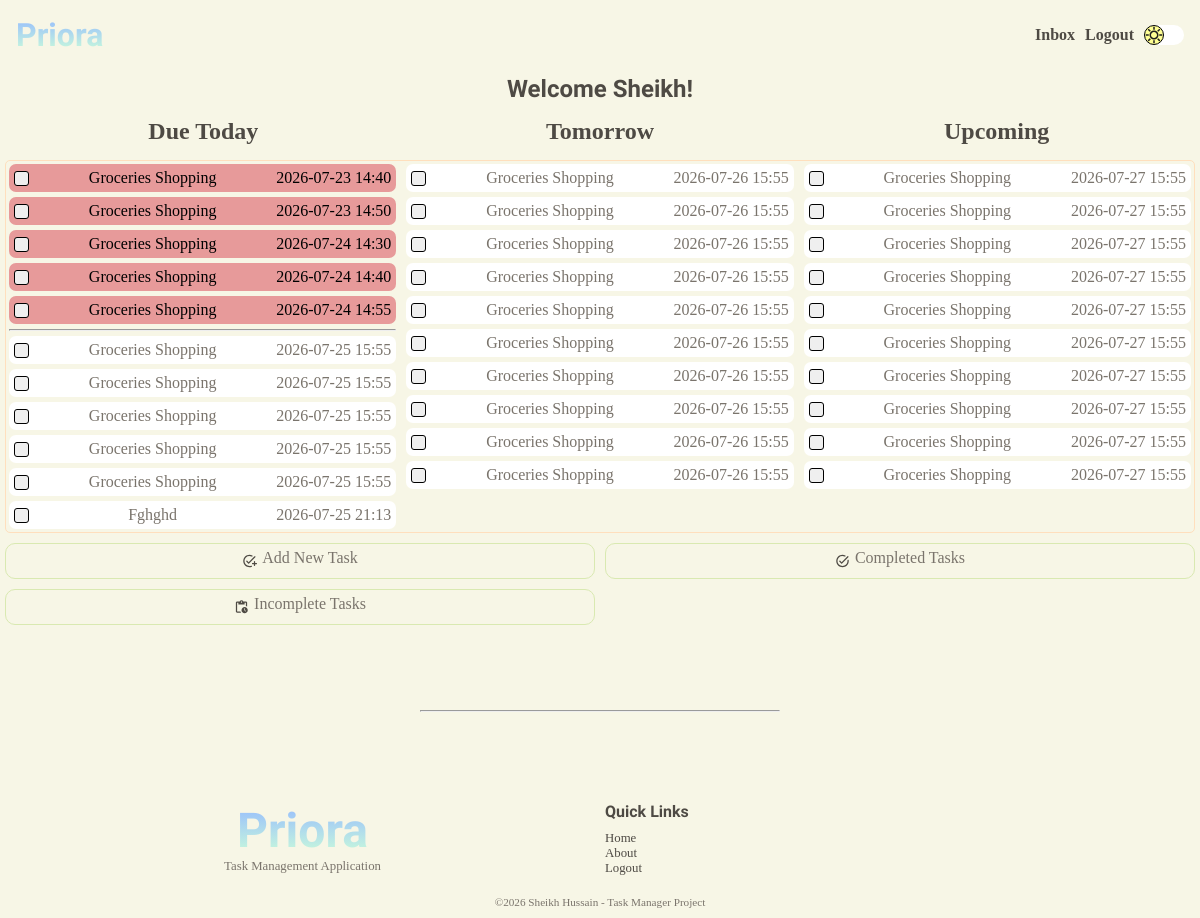
The page /user/home (signed in) on the database as committed earlier.
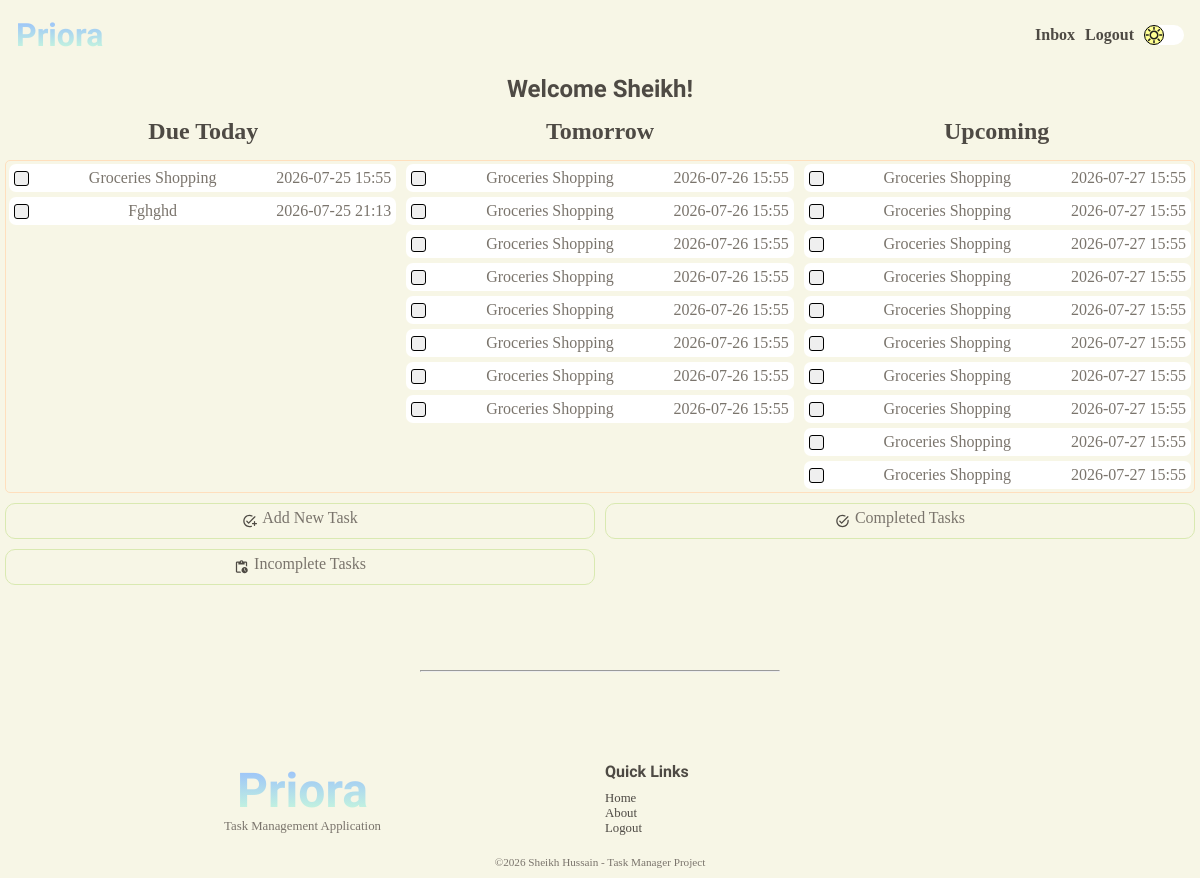
The same page on the database as committed later.
### tables this page shows
CREATE TABLE "tasks" (
                            "task_id"	INTEGER NOT NULL UNIQUE,
                            "user_id"	INTEGER NOT NULL,
                            "title"	TEXT NOT NULL,
                            "description"	TEXT NOT NULL,
                            "due_date"	TEXT NOT NULL,
                            "due_time"	TEXT NOT NULL,
                            "completion_date"	TEXT,
                            "completion_time"	TEXT,
                            "completed"	INTEGER NOT NULL DEFAULT 0,
                            PRIMARY KEY("task_id" AUTOINCREMENT),
                            FOREIGN KEY("user_id") 
                                REFERENCES "users"("user_id")
                                ON DELETE CASCADE
                            );

### app.py (the view, shortened to what this page needs)
@app.route("/user/home", methods=["GET", "POST"])
@login_required
@password_reset_required
def account():
    title = "Welcome Back!"
    user = find_user_by_id(session.get("user-id"))
    new_user = bool(user["new_user"])
    tasks = load_tasks(user)
    date = datetime.now().replace(microsecond=0).date()
    today = date
    tomorrow = date + timedelta(days=1)
    future = date + timedelta(days=2)
    todays = search_tasks_by_date(today, user)
    tomorrows = search_tasks_by_date(tomorrow, user)
    upcoming = search_upcoming_tasks(future, user)
    overdue = search_overdue_tasks(today, user)
    return render_template(
        "user/home.html",
        title=title,
        tasks=tasks,
        new_user=new_user,
        todays=todays,
        tomorrows=tomorrows,
        upcoming=upcoming,
        user=user,
        overdue=overdue,
    )

### app.py (called while the page is built)
@app.after_request
def security_headers(response):
    response.headers["Content-Security-Policy"] = (
        "default-src 'self'; "
        "script-src 'self'; "
        "style-src 'self' https://fonts.googleapis.com; "
        "font-src 'self' https://fonts.gstatic.com;"
    )
    return response

### services/auth.py (called while the page is built)
def login_required(f):
    @wraps(f)
    def decorated_function(*args, **kwargs):
        if session.get("user-id") is None:
            return redirect(url_for("login"))
        return f(*args, **kwargs)
    return decorated_function

def password_reset_required(f):
    @wraps(f)
    def decorated_function(*args, **kwargs):
        reset_req = is_reset_req(session.get("user-id"))
        if reset_req:
            return redirect(url_for("change_password"))
        return f(*args, **kwargs)
    return decorated_function

### services/database.py (called while the page is built)
def connect_database():
    os.makedirs("instance", exist_ok=True)
    connection = sqlite3.connect("instance/task-manager.db")
    connection.row_factory = sqlite3.Row
    connection.execute("PRAGMA foreign_keys = ON;")
    return connection

### services/tasks.py (called while the page is built)
def load_tasks(user):
    tasks = all_tasks(user)
    if tasks:
        return tasks
    return None

### templates/user/home.html (shortened to what this page needs)
{% extends 'layout.html' %} {% block content %}
<section class="user-home-section">
  <h1>Welcome {{ user['first_name'].title() }}!</h1>
  {% if tasks and not new_user %}
  <div class="row-title">
    <div>
      <h2>Due Today</h2>
    </div>
    <div>
      <h2 class="show-on-tablet">Tomorrow</h2>
    </div>
    <div>
      <h2 class="show-on-desktop">Upcoming</h2>
    </div>
  </div>
  {% endif %}
  <div class="user-home-tasks-grid">
    {% if tasks and not new_user %}
    <div class="task-column">
      {% if overdue %} {% for task in overdue %}
      <a href="{{ url_for('task', task_id = task['task_id']) }}">
        <div class="user-home-tasks-card overdue">
          <form action="" method="post">
            <button type="submit" class="task-button">
            </button>
            <p>{{ task['title'].title() }}</p>
            <p>{{ task['due_date'] }} {{ task['due_time'] }}</p>
          </form>
        </div>
      </a>
      {% endfor %}
      <hr class="hr-line-2" />
      {% endif %} {% if todays %} {% for task in todays %}
      <a href="{{ url_for('task', task_id = task['task_id']) }}">
        <div class="user-home-tasks-card">
          <form action="" method="post">
            <button type="submit" class="task-button">
            </button>
            <p>{{ task['title'].title() }}</p>
            <p>{{ task['due_date'] }} {{ task['due_time'] }}</p>
          </form>
        </div>
      </a>
      {% endfor %} {% else %}
      <p>No tasks for today</p>
      {% endif %}
    </div>
    <div class="task-column show-on-tablet">
      {% if tomorrows %} {% for task in tomorrows %}
      <a href="{{ url_for('task', task_id = task['task_id']) }}">
        <div class="user-home-tasks-card">
          <form action="" method="post">
            <button type="submit" class="task-button">
            </button>
            <p>{{ task['title'].title() }}</p>
            <p>{{ task['due_date'] }} {{ task['due_time'] }}</p>
          </form>
        </div>
      </a>
      {% endfor %} {% else %}
      <p>No tasks for tomorrow</p>
      {% endif %}
    </div>
    <div class="task-column show-on-desktop">
      {% if upcoming %} {% for task in upcoming %}
      <a href="{{ url_for('task', task_id = task['task_id']) }}">
        <div class="user-home-tasks-card">
          <form action="" method="post">
            <button type="submit" class="task-button">
            </button>
            <p>{{ task['title'].title() }}</p>
            <p>{{ task['due_date'] }} {{ task['due_time'] }}</p>
          </form>
        </div>
      </a>
      {% endfor %} {% else %}
      <p>No tasks scheduled for later</p>
      {% endif %}
    </div>
    {% elif new_user and not tasks %}
    <div class="empty-column"></div>
    <div class="no-tasks">
      <p>Start by adding your first task!</p>
    </div>
    <div class="empty-column"></div>
    {% else %}
    <div class="empty-column"></div>
    <div class="no-tasks">
      <p>No tasks, add a task!</p>
    </div>
    <div class="empty-column"></div>
    {% endif %}
  </div>
</section>
<div>{% include 'user-nav.html' %}</div>
<div class="space"></div>
{% endblock content %}

Rows that differ between the two databases and show on the page:
no longer on this page (row edited): tasks: title "Groceries Shopping", due_date "2026-07-23", due_time "14:40", shown under "Upcoming"
no longer on this page (row edited): tasks: title "Groceries Shopping", due_date "2026-07-23", due_time "14:50", shown under "Upcoming"
no longer on this page (row edited): tasks: title "Groceries Shopping", due_date "2026-07-24", due_time "14:30", shown under "Upcoming"
no longer on this page (row edited): tasks: title "Groceries Shopping", due_date "2026-07-24", due_time "14:40", shown under "Upcoming"
no longer on this page (row edited): tasks: title "Groceries Shopping", due_date "2026-07-24", due_time "14:55", shown under "Upcoming"
no longer on this page (row edited): tasks: title "Groceries Shopping", due_date "2026-07-25", due_time "15:55"
no longer on this page (row edited): tasks: title "Groceries Shopping", due_date "2026-07-25", due_time "15:55"
no longer on this page (row edited): tasks: title "Groceries Shopping", due_date "2026-07-25", due_time "15:55"
no longer on this page (row edited): tasks: title "Groceries Shopping", due_date "2026-07-25", due_time "15:55"
no longer on this page (row edited): tasks: title "Groceries Shopping", due_date "2026-07-26", due_time "15:55"
no longer on this page (row edited): tasks: title "Groceries Shopping", due_date "2026-07-26", due_time "15:55"
